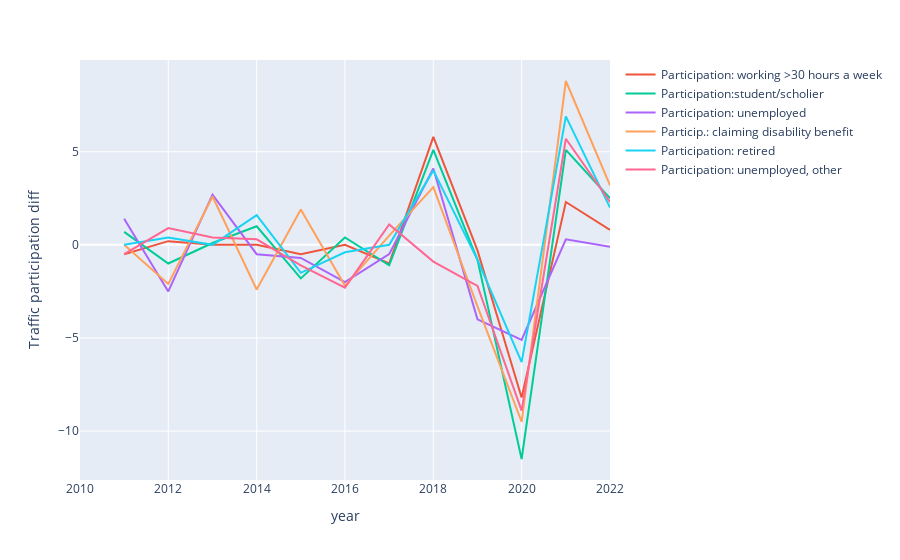

Source (notebook cell):
### Code cell
dict_draw(d, particip, 'Traffic participation diff')

### Figure 1 — Plotly figure (JSON) as saved in the notebook; plotly's stock layout.template omitted (floating-point values rounded to 4 significant figures)
{"data": [{"hovertemplate": "<extra></extra>", "legendgroup": "", "line": {"color": "#636efa", "dash": "solid"}, "marker": {"symbol": "circle"}, "mode": "lines", "name": "", "orientation": "v", "showlegend": false, "type": "scatter", "xaxis": "x", "yaxis": "y"}, {"mode": "lines", "name": "Participation: working >30 hours a week", "type": "scatter", "x": ["2010-01-01T00:00:00", "2011-01-01T00:00:00", "2012-01-01T00:00:00", "2013-01-01T00:00:00", "2014-01-01T00:00:00", "2015-01-01T00:00:00", "2016-01-01T00:00:00", "2017-01-01T00:00:00", "2018-01-01T00:00:00", "2019-01-01T00:00:00", "2020-01-01T00:00:00", "2021-01-01T00:00:00", "2022-01-01T00:00:00"], "y": [null, -0.5, 0.2, 0, 0, -0.5, 0, -1, 5.8, -0.3, -8.2, 2.3, 0.8]}, {"mode": "lines", "name": "Participation:student/scholier", "type": "scatter", "x": ["2010-01-01T00:00:00", "2011-01-01T00:00:00", "2012-01-01T00:00:00", "2013-01-01T00:00:00", "2014-01-01T00:00:00", "2015-01-01T00:00:00", "2016-01-01T00:00:00", "2017-01-01T00:00:00", "2018-01-01T00:00:00", "2019-01-01T00:00:00", "2020-01-01T00:00:00", "2021-01-01T00:00:00", "2022-01-01T00:00:00"], "y": [null, 0.7, -1, 0.1, 1, -1.8, 0.4, -1.1, 5.1, -0.8, -11.5, 5.1, 2.5]}, {"mode": "lines", "name": "Participation: unemployed", "type": "scatter", "x": ["2010-01-01T00:00:00", "2011-01-01T00:00:00", "2012-01-01T00:00:00", "2013-01-01T00:00:00", "2014-01-01T00:00:00", "2015-01-01T00:00:00", "2016-01-01T00:00:00", "2017-01-01T00:00:00", "2018-01-01T00:00:00", "2019-01-01T00:00:00", "2020-01-01T00:00:00", "2021-01-01T00:00:00", "2022-01-01T00:00:00"], "y": [null, 1.4, -2.5, 2.7, -0.5, -0.7, -2, -0.5, 4.1, -4, -5.1, 0.3, -0.1]}, {"mode": "lines", "name": "Particip.: claiming disability benefit", "type": "scatter", "x": ["2010-01-01T00:00:00", "2011-01-01T00:00:00", "2012-01-01T00:00:00", "2013-01-01T00:00:00", "2014-01-01T00:00:00", "2015-01-01T00:00:00", "2016-01-01T00:00:00", "2017-01-01T00:00:00", "2018-01-01T00:00:00", "2019-01-01T00:00:00", "2020-01-01T00:00:00", "2021-01-01T00:00:00", "2022-01-01T00:00:00"], "y": [null, 0, -2.1, 2.6, -2.4, 1.9, -2.2, 0.5, 3.1, -3.3, -9.5, 8.8, 3.2]}, {"mode": "lines", "name": "Participation: retired", "type": "scatter", "x": ["2010-01-01T00:00:00", "2011-01-01T00:00:00", "2012-01-01T00:00:00", "2013-01-01T00:00:00", "2014-01-01T00:00:00", "2015-01-01T00:00:00", "2016-01-01T00:00:00", "2017-01-01T00:00:00", "2018-01-01T00:00:00", "2019-01-01T00:00:00", "2020-01-01T00:00:00", "2021-01-01T00:00:00", "2022-01-01T00:00:00"], "y": [null, 0, 0.4, 0, 1.6, -1.5, -0.4, 0, 4, -0.8, -6.3, 6.9, 2]}, {"mode": "lines", "name": "Participation: unemployed, other", "type": "scatter", "x": ["2010-01-01T00:00:00", "2011-01-01T00:00:00", "2012-01-01T00:00:00", "2013-01-01T00:00:00", "2014-01-01T00:00:00", "2015-01-01T00:00:00", "2016-01-01T00:00:00", "2017-01-01T00:00:00", "2018-01-01T00:00:00", "2019-01-01T00:00:00", "2020-01-01T00:00:00", "2021-01-01T00:00:00", "2022-01-01T00:00:00"], "y": [null, -0.5, 0.9, 0.4, 0.3, -1.1, -2.3, 1.1, -0.9, -2.2, -8.9, 5.7, 2.3]}], "layout": {"legend": {"tracegroupgap": 0}, "margin": {"t": 60}, "xaxis": {"anchor": "y", "domain": [0, 1], "title": {"text": "year"}}, "yaxis": {"anchor": "x", "domain": [0, 1], "title": {"text": "Traffic participation diff"}}}}
